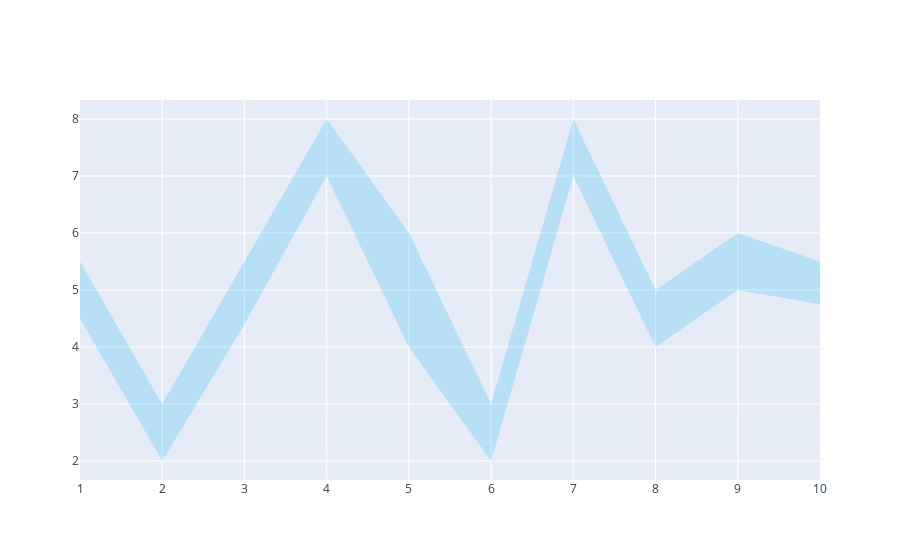

The notebook cell saved with this chart:
### Code cell
x = [1, 2, 3, 4, 5, 6, 7, 8, 9, 10]
x_rev = x[::-1]

# Line 2
y2 = [5, 2.5, 5, 7.5, 5, 2.5, 7.5, 4.5, 5.5, 5]
y2_upper = [5.5, 3, 5.5, 8, 6, 3, 8, 5, 6, 5.5]
y2_lower = [4.5, 2, 4.4, 7, 4, 2, 7, 4, 5, 4.75]
y2_lower = y2_lower[::-1]


fig = go.Figure()


fig.add_trace(
    go.Scatter(
        x=x + x_rev,
        y=y2_upper + y2_lower,
        fill="toself",
        fillcolor="rgba(0,176,246,0.2)",
        line_color="rgba(255,255,255,0)",
        name="Premium",
        showlegend=False,
    )
)

# fig.add_trace(
#     go.Scatter(
#         x=x,
#         y=y2,
#         line_color="rgb(0,176,246)",
#         name="Premium",
#     )
# )


fig.update_traces(mode="lines")
fig.show()

### Figure 1 — Plotly figure (JSON) as saved in the notebook; plotly's stock layout.template omitted (floating-point values rounded to 4 significant figures)
{"data": [{"fill": "toself", "fillcolor": "rgba(0,176,246,0.2)", "line": {"color": "rgba(255,255,255,0)"}, "mode": "lines", "name": "Premium", "showlegend": false, "type": "scatter", "x": [1, 2, 3, 4, 5, 6, 7, 8, 9, 10, 10, 9, 8, 7, 6, 5, 4, 3, 2, 1], "y": [5.5, 3, 5.5, 8, 6, 3, 8, 5, 6, 5.5, 4.75, 5, 4, 7, 2, 4, 7, 4.4, 2, 4.5]}], "layout": {}}
